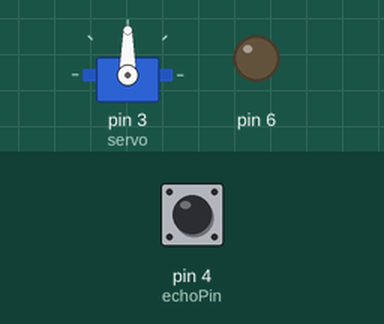
Recording of a sketch running on a simulated Arduino Uno, built with avr-gcc and run on an emulated ATmega328P. Shown: servo, output pins drawn as LEDs (lit = HIGH). The test bench sets the inputs (shaded band); at power-on: pin 4 (echoPin) LOW. Pins used as bus, display or sensor lines are not drawn; what the sketch prints to the serial monitor is not drawn.

Above: at 0.1 s.
At 1.2 s:
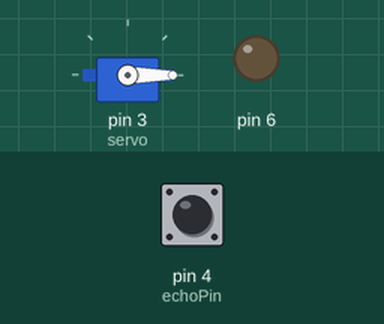
1.3 s: pin 4 (echoPin) pulsed HIGH 2 times (0.12 s each, 0.3 s apart)
At 2.6 s:
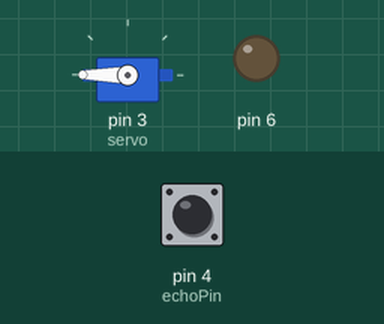
Timing chart, 0 to 4.7 s (numbered marks = the images above; inputs shaded):
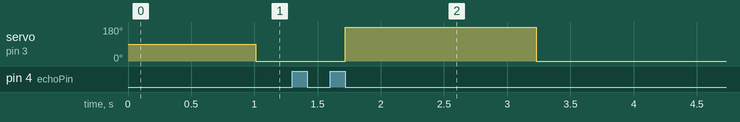

The sketch:

20201112_automatic_door.ino
```cpp
#include <Servo.h>

Servo servo;
int echoPin = 4;
int trigPin = 5;
float Time,distance;

void setup() {
  servo.attach(3);
  pinMode(trigPin ,OUTPUT);
  pinMode(echoPin ,INPUT);
  pinMode(6,OUTPUT);
  Serial.begin(9600);

}

void loop() {
  digitalWrite(trigPin,HIGH);
  delay(10);
  digitalWrite(trigPin,LOW);

  Time = pulseIn(echoPin,HIGH);

  distance = ((float)(390*Time) / 10000) / 2;
              //      390-초음파 속도
  Serial.print(distance);
  Serial.println("Cm");

  if(distance > 30)
  {
    servo.write(180);
    Serial.println("문이 닫혔습니다");
    delay(500);
  }
  if(distance <= 31)
  {
    servo.write(0);
    Serial.println("문이 열렸습니다");
    delay(500);
  }
}
```

Measured:
- after the input at 1.3 s, servo on pin 3 (servo): 0° → 180° after 0.42 s, → 0° 1.5 s later
